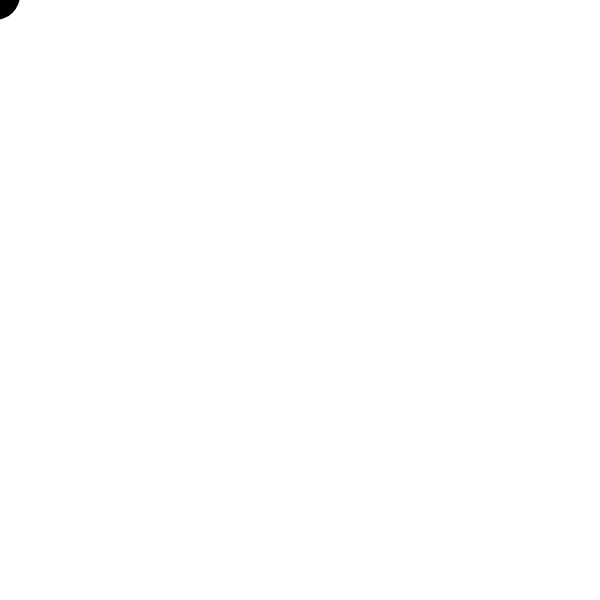
Frame 1 (no input)
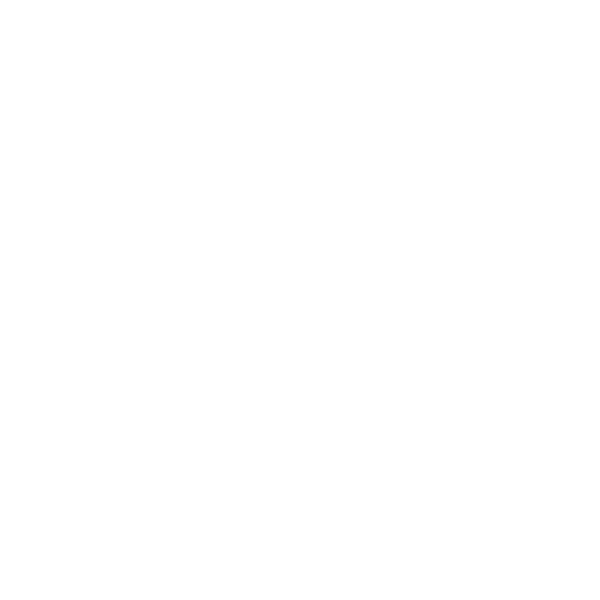
Frame 60 (no input)
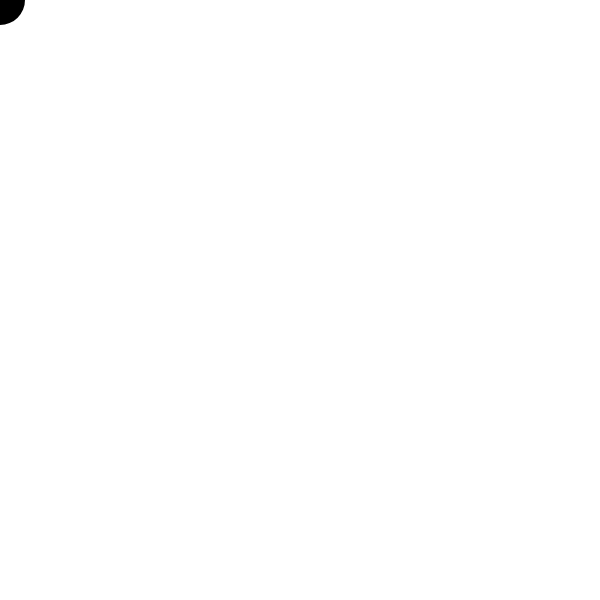
Frame 120 (the mouse pressed at the canvas centre since frame 60)

The p5.js sketch that drew these frames (run headless with seeded random() and noise() and a simulated clock; from frame 60 on, the mouse is pressed at the canvas centre):

// p5.js sketch
// ── sketch.js
let offx = 0;
let offy = 0;

function setup() {
  createCanvas(600, 600);
  fill(0);
  noStroke();
}

function draw() {
  background(255);


  switch(true){
    case (mouseX <= width/2):
    offx -= map(mouseX, 0, width/2, 5, 0);
    break;

    case (mouseX > width/2):
    offx += map(mouseX, width/2, width, 5, 0);
    break;
  }
  switch(true){
    case (mouseY <= height/2):
    offy -= map(mouseY, 0, height/2, 5, 0);
    break;

    case (mouseY > width/2):
    offy += map(mouseY, height/2, height, 5, 0);
    break;
  }

  push();
  translate(mouseX+offx, mouseY+offy);
  ellipse(0, 0, 50, 50);
  pop();
}
